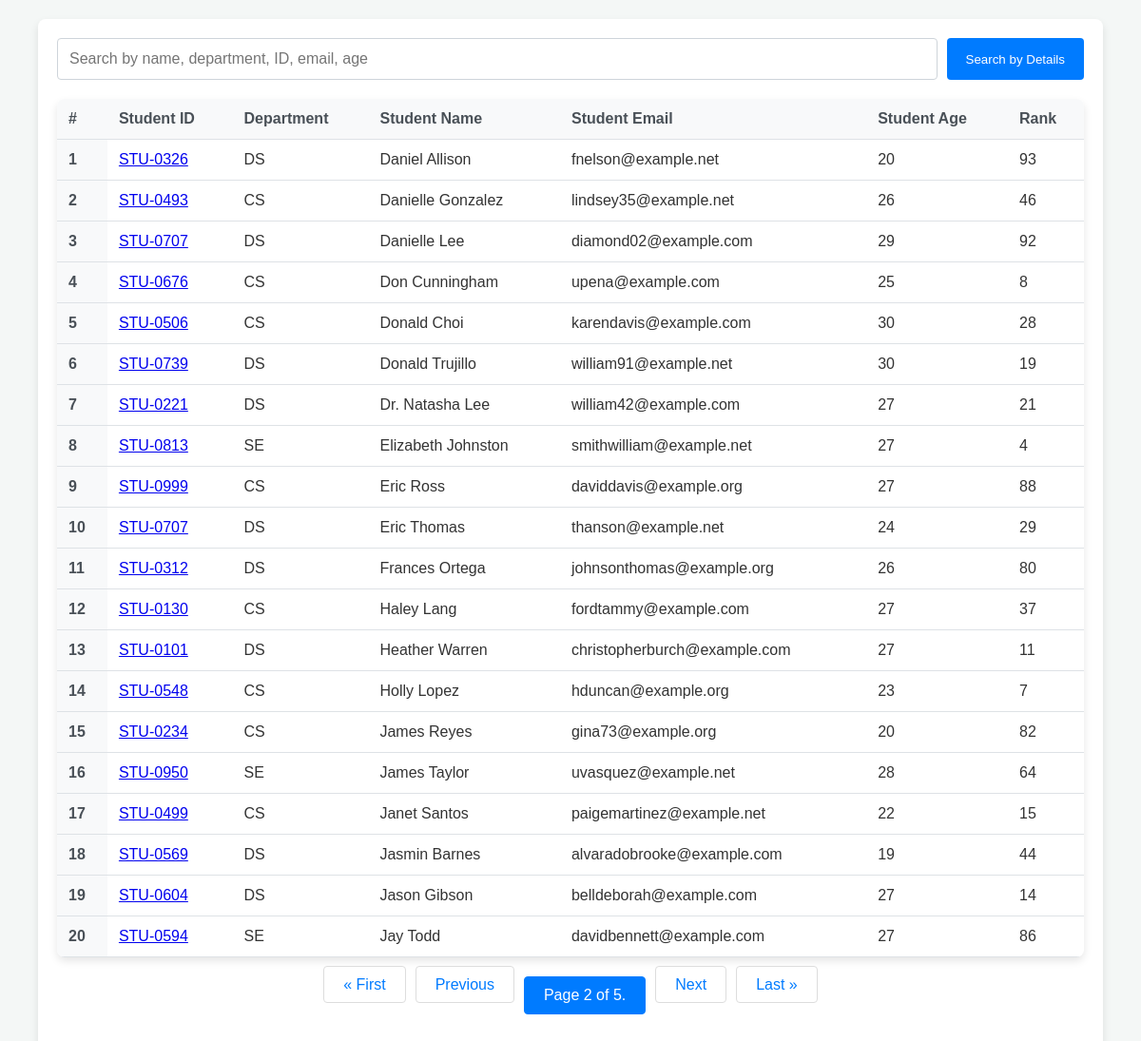
Screenshot of /students/?page=2 with the database file from the repository.
### university/models.py (models this page shows, shortened)
class Student(models.Model):
    department = models.ForeignKey(Department, related_name="depart", on_delete=models.CASCADE)
    student_id = models.OneToOneField(StudentID, related_name='studentid', on_delete=models.CASCADE)
    student_name = models.CharField(max_length=100)
    student_email = models.EmailField(unique=True)
    student_age = models.IntegerField(default=18)
    student_address = models.TextField(max_length=500)
    is_deleted  = models.BooleanField(default = False)
    objects = UniManager()
    admin_objects = models.Manager()
    class Meta:
        ordering = ['student_name']
        verbose_name = "student"

class StudentID(models.Model):
    student_id = models.CharField(max_length=100)
    def __str__(self) -> str:
        return self.student_id

class Department(models.Model):
    uni = models.ForeignKey(uni, related_name="university", on_delete=models.CASCADE)
    department = models.CharField(max_length=100)
    class Meta:
        ordering = ['department']

class ReportCard(models.Model):
    student = models.ForeignKey(Student, related_name='studentreportcard', on_delete=models.CASCADE)
    student_rank = models.IntegerField()
    date_of_report_card_generation = models.DateField(auto_now_add=True)
    class Meta:
        unique_together = ['student_rank', 'date_of_report_card_generation']

### university/views.py (the view, shortened to what this page needs)
# urls.py: path('students/', get_students, name = "get_students"),
def get_students(request):
    queryset = Student.objects.all()
    paginator = Paginator(queryset, 20)
    page_number = request.GET.get("page", 1)
    page_obj = paginator.get_page(page_number)
    return render(request, 'report/students.html', {'queryset' : page_obj})

### university/models.py (called while the page is built)
    def get_queryset(self):
        return super().get_queryset().filter(is_deleted = False)

### university/templates/report/students.html (shortened to what this page needs)
<!DOCTYPE html>
<html lang="en">
<head>
</head>
<body>
<div class="container">
  <form method="get" class="mb-4">
    <div class="form-group">
        <input class="form-control" name="search" placeholder="Search by name, department, ID, email, age" type="text">
        <button class="btn btn-primary" type="submit" name="search_button">Search by Details</button>
    </div>
</form>
    <table class="table">
        <thead>
            <tr>
                <th scope="col">#</th>
                <th scope="col">Student ID</th>
                <th scope="col">Department</th>
                <th scope="col">Student Name</th>
                <th scope="col">Student Email</th>
                <th scope="col">Student Age</th>
                <th scope="col">Rank</th>
            </tr>
        </thead>
        <tbody>
            {% for student in queryset %}
            <tr>
                <th scope="row">{{ forloop.counter }}</th>
                <td>
                    <a href="{% url 'see_marks' student.student_id %}">
                        {{ student.student_id }}
                    </a>
                </td>
                <td>{{ student.department.department }}</td>
                <td>{{ student.student_name }}</td>
                <td>{{ student.student_email }}</td>
                <td>{{ student.student_age }}</td>
                <td>
                    {% if student.studentreportcard.first %}
                        {{ student.studentreportcard.first.student_rank }}
                    {% else %}
                        N/A
                    {% endif %}
                </td>
            </tr>
            {% endfor %}
        </tbody>
    </table>
    <nav aria-label="Page navigation example">
        <ul class="pagination">
            {% if queryset.has_previous %}
                <li><a href="?page=1">&laquo; First</a></li>
                <li><a href="?page={{ queryset.previous_page_number }}">Previous</a></li>
            {% endif %}
            <li class="current">Page {{ queryset.number }} of {{ queryset.paginator.num_pages }}.</li>
            {% if queryset.has_next %}
                <li><a href="?page={{ queryset.next_page_number }}">Next</a></li>
                <li><a href="?page={{ queryset.paginator.num_pages }}">Last &raquo;</a></li>
            {% endif %}
        </ul>
    </nav>
</div>
</body>
</html>

### university/templates/report/students.html (style rules this page uses)
body { font-family: 'Arial', sans-serif; background: #f4f7f6; margin: 0; padding: 0; color: #333; }
.container { width: 90%; max-width: 1200px; margin: 20px auto; padding: 20px; background: #ffffff; border-radius: 8px; box-shadow: 0 4px 8px rgba(0, 0, 0, 0.1); }
.form-group { display: flex; gap: 10px; margin-bottom: 20px; }
.form-control { flex: 1; padding: 12px; border: 1px solid #ced4da; border-radius: 4px; font-size: 16px; box-sizing: border-box; }
.btn { padding: 12px 20px; border: none; border-radius: 4px; color: #fff; cursor: pointer; transition: background-color 0.3s; }
.btn-primary { background-color: #007bff; }
.table { width: 100%; border-collapse: collapse; margin: 20px 0; background: #fff; border-radius: 8px; overflow: hidden; box-shadow: 0 4px 8px rgba(0, 0, 0, 0.1); }
.table th, .table td { padding: 12px; text-align: left; border-bottom: 1px solid #dee2e6; }
.table th { background-color: #f8f9fa; color: #495057; }
.pagination { display: flex; justify-content: center; padding: 0; margin: 20px 0; list-style-type: none; }
.pagination a, .pagination .current { padding: 10px 20px; margin: 0 5px; border: 1px solid #ddd; border-radius: 4px; color: #007bff; text-decoration: none; transition: background-color 0.3s, color 0.3s; }
.pagination .current { border-color: #007bff; color: #fff; background-color: #007bff; }

### rows the page displays
Student: student_id "STU-0326", department.department "DS", student_name "Daniel Allison", student_email "fnelson@example.net", student_age "20", studentreportcard.first.student_rank "93"
Student: student_id "STU-0493", department.department "CS", student_name "Danielle Gonzalez", student_email "lindsey35@example.net", student_age "26", studentreportcard.first.student_rank "46"
Student: student_id "STU-0707", department.department "DS", student_name "Danielle Lee", student_email "diamond02@example.com", student_age "29", studentreportcard.first.student_rank "92"
Student: student_id "STU-0676", department.department "CS", student_name "Don Cunningham", student_email "upena@example.com", student_age "25", studentreportcard.first.student_rank "8"
Student: student_id "STU-0506", department.department "CS", student_name "Donald Choi", student_email "karendavis@example.com", student_age "30", studentreportcard.first.student_rank "28"
Student: student_id "STU-0739", department.department "DS", student_name "Donald Trujillo", student_email "william91@example.net", student_age "30", studentreportcard.first.student_rank "19"
Student: student_id "STU-0221", department.department "DS", student_name "Dr. Natasha Lee", student_email "william42@example.com", student_age "27", studentreportcard.first.student_rank "21"
Student: student_id "STU-0813", department.department "SE", student_name "Elizabeth Johnston", student_email "smithwilliam@example.net", student_age "27", studentreportcard.first.student_rank "4"
Student: student_id "STU-0999", department.department "CS", student_name "Eric Ross", student_email "daviddavis@example.org", student_age "27", studentreportcard.first.student_rank "88"
Student: student_id "STU-0707", department.department "DS", student_name "Eric Thomas", student_email "thanson@example.net", student_age "24", studentreportcard.first.student_rank "29"
Student: student_id "STU-0312", department.department "DS", student_name "Frances Ortega", student_email "johnsonthomas@example.org", student_age "26", studentreportcard.first.student_rank "80"
Student: student_id "STU-0130", department.department "CS", student_name "Haley Lang", student_email "fordtammy@example.com", student_age "27", studentreportcard.first.student_rank "37"
Student: student_id "STU-0101", department.department "DS", student_name "Heather Warren", student_email "christopherburch@example.com", student_age "27", studentreportcard.first.student_rank "11"
Student: student_id "STU-0548", department.department "CS", student_name "Holly Lopez", student_email "hduncan@example.org", student_age "23", studentreportcard.first.student_rank "7"
Student: student_id "STU-0234", department.department "CS", student_name "James Reyes", student_email "gina73@example.org", student_age "20", studentreportcard.first.student_rank "82"
Student: student_id "STU-0950", department.department "SE", student_name "James Taylor", student_email "uvasquez@example.net", student_age "28", studentreportcard.first.student_rank "64"
Student: student_id "STU-0499", department.department "CS", student_name "Janet Santos", student_email "paigemartinez@example.net", student_age "22", studentreportcard.first.student_rank "15"
Student: student_id "STU-0569", department.department "DS", student_name "Jasmin Barnes", student_email "alvaradobrooke@example.com", student_age "19", studentreportcard.first.student_rank "44"
Student: student_id "STU-0604", department.department "DS", student_name "Jason Gibson", student_email "belldeborah@example.com", student_age "27", studentreportcard.first.student_rank "14"
Student: student_id "STU-0594", department.department "SE", student_name "Jay Todd", student_email "davidbennett@example.com", student_age "27", studentreportcard.first.student_rank "86"

### other values shown
{{ queryset.number }} "2"
{{ queryset.paginator.num_pages }} "5"
